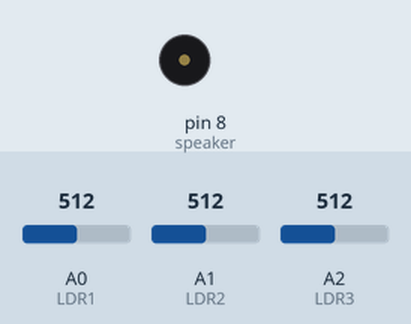
Recording of a sketch running on a simulated Arduino Uno, built with avr-gcc and run on an emulated ATmega328P. On the bench: buzzer (waves = sounding). Inputs (shaded band) come from the test bench; at power-on: A0 (LDR1) = 512, A1 (LDR2) = 512, A2 (LDR3) = 512.

Above: at 1.8 s.
1.9 s: A0 (LDR1) set to 306
At 2.2 s:
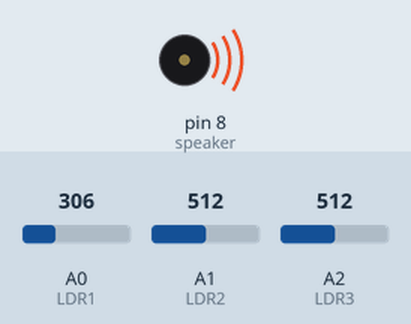
5.4 s: A1 (LDR2) set to 122
8.9 s: A2 (LDR3) set to 0
At 9.7 s:
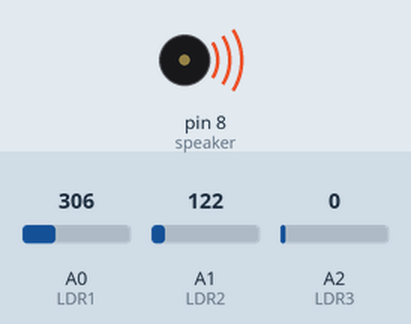
10.5 s: A2 (LDR3) set to 122
At 10.8 s:
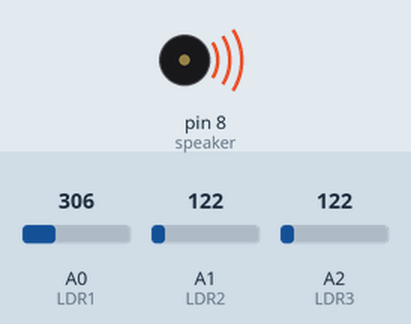
14.0 s: A1 (LDR2) set to 0
At 14.1 s:
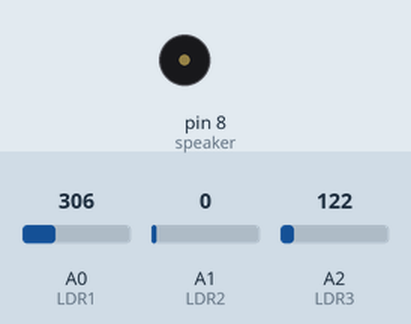
Timing chart, 0 to 16.5 s (numbered marks = the images above; inputs shaded):
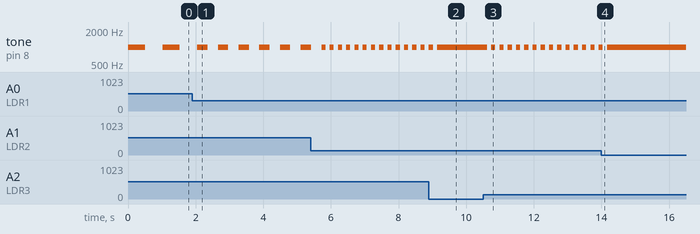

The sketch:

Avisador_Ac_stic.ino
```cpp
/*************************************************************************
**                                                                      **
**                         AVISADOR ACÚSTIC                             **
**                                                                      **
*************************************************************************/


//****** Includes ********************************************************


//****** Variables *******************************************************

int speaker = 8;
int LDR1 = A0;
int LDR2 = A1;
int LDR3 = A2;
int durada;

int sLDR1;
int sLDR2;
int sLDR3;


//****** Setup ***********************************************************
void setup()
{
  pinMode(speaker, OUTPUT);
  pinMode (8, OUTPUT);
  }

//****** Loop ************************************************************
void loop()
{
  sLDR1 = analogRead(LDR1);
  sLDR2 = analogRead(LDR2);
  sLDR3 = analogRead(LDR3);

  durada = min(sLDR1, sLDR2);
  durada = min(sLDR3, durada);

  tone(speaker, 1000, durada);

  delay(2*durada);


}
```

Measured:
- after the input at 1.9 s, tone on pin 8 (speaker): alternates 1000 Hz for 0.31 s and silent for 0.31 s, starting after 0.46 s
- after the input at 8.9 s, tone on pin 8 (speaker): goes on until 9.1 s, then stays 1000 Hz
- after the input at 10.5 s, tone on pin 8 (speaker): alternates 1000 Hz for 0.12 s and silent for 0.12 s, starting after 0.12 s
- after the input at 14.0 s, tone on pin 8 (speaker): goes on until 14.2 s, then stays 1000 Hz
- by itself, tone on pin 8 (speaker): alternates 1000 Hz for 0.51 s and silent for 0.51 s
